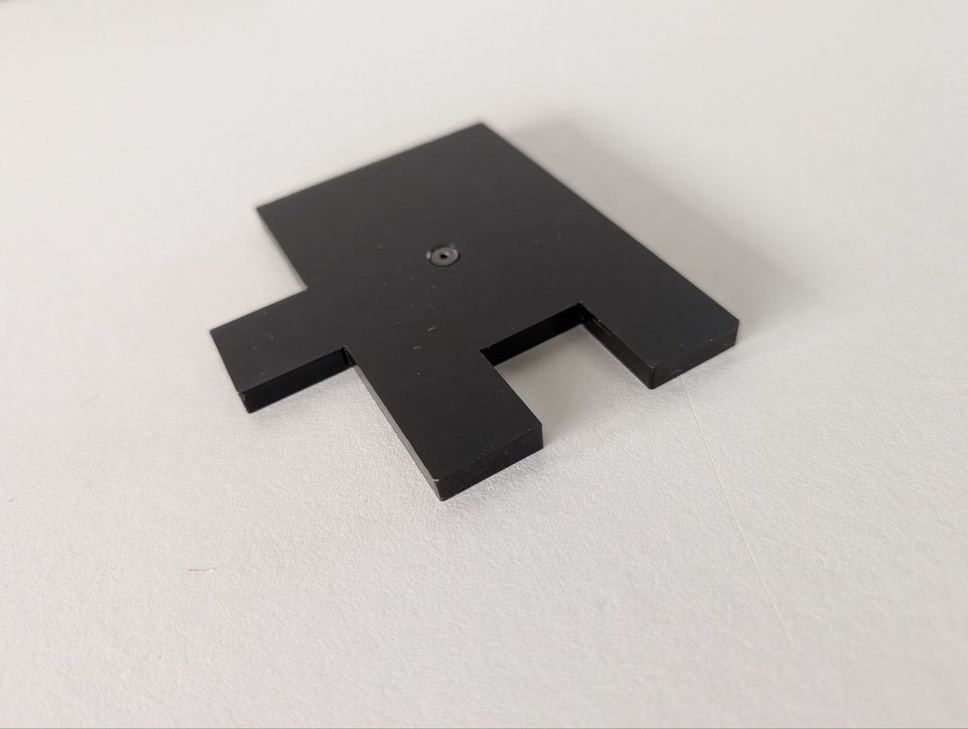
#> input picture Data/5776130955109141471.jpg, 968 x 729 px, shrunk from 1280 x 964 before the run
$ python -i ShapeAnalyzer.py   (imports and definitions only)
#> lines starting #> are read from the running program, lines starting #| are printed output that depends on the picture; after the words box and inside, x2 and y2 are one past the last pixel; in counts of white or black regions, pixels touching at a corner belong together
from __future__ import annotations
import cv2 as cv
import numpy as np
from pathlib import Path
from typing import List, Tuple, Dict, Optional

class ShapeAnalyzer:
    """
    Analyze shapes in an image using OpenCV.

    - load()                 → loads image and grayscale
    - detect_edges()         → Canny edges
    - find_contours()        → find contours from edges
    - top_n_contours(n)      → keep n largest contours
    - annotate()             → draw contours + boxes + labels
    - metrics()              → area, perimeter, bbox for each contour
    - similarity_matrix()    → pairwise shape similarity
    - show()/save()          → visualize/save annotated result
    """

    def __init__(
        self,
        image_path: str | Path,
        canny_low: int = 50,
        canny_high: int = 150,
        retrieval_mode: int = cv.RETR_EXTERNAL,
        approx_mode: int = cv.CHAIN_APPROX_SIMPLE,
    ):
        self.image_path = Path(image_path)
        self.canny_low = canny_low
        self.canny_high = canny_high
        self.retrieval_mode = retrieval_mode
        self.approx_mode = approx_mode

        self.src: Optional[np.ndarray] = None
        self.src_gray: Optional[np.ndarray] = None
        self.edges: Optional[np.ndarray] = None
        self.contours: List[np.ndarray] = []
        self.hierarchy: Optional[np.ndarray] = None
        self.output: Optional[np.ndarray] = None

    # ---- Pipeline steps -----------------------------------------------------

    def load(self) -> "ShapeAnalyzer":
        """Load image and convert to grayscale."""
        self.src = cv.imread(str(self.image_path))
#> self.src is the input picture: shape (729, 968, 3); mean B, G, R 187.9, 191.2, 195
        if self.src is None:
            raise FileNotFoundError(f"Could not read image: {self.image_path}")
        self.src_gray = cv.cvtColor(self.src, cv.COLOR_BGR2GRAY)
        self.output = self.src.copy()
        return self

    def detect_edges(self) -> "ShapeAnalyzer":
        """Detect edges using Canny."""
        if self.src_gray is None:
            raise RuntimeError("Call load() before detect_edges().")
        self.edges = cv.Canny(self.src_gray, self.canny_low, self.canny_high)
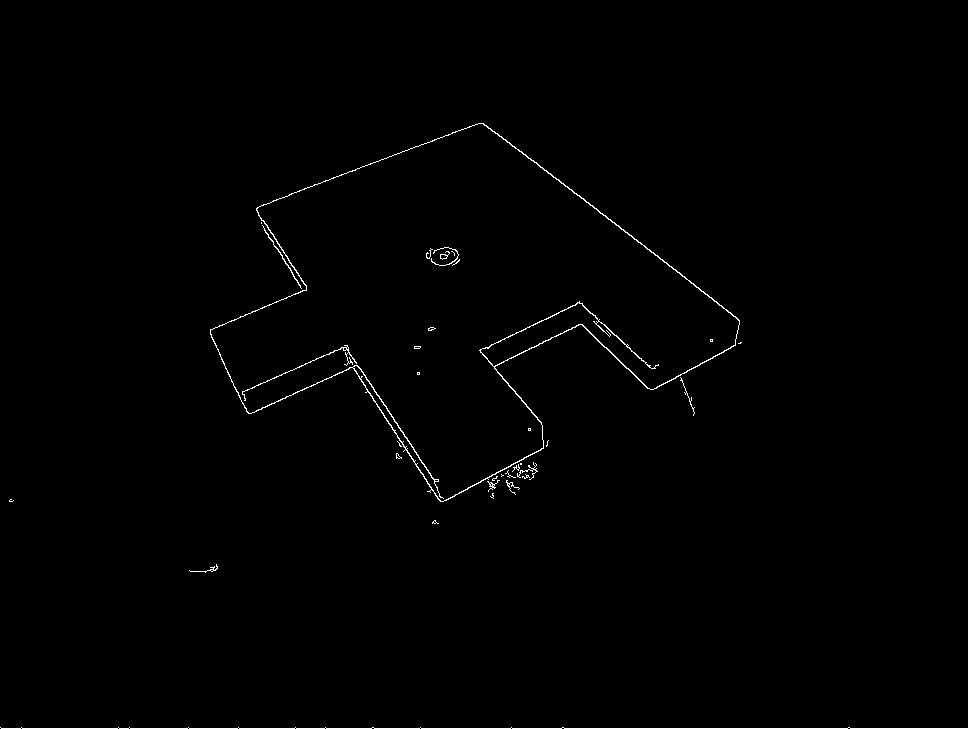
#> self.edges: shape (729, 968); 0.65% white in thin lines or dots, all inside (x1, y1, x2, y2) = (0, 123, 968, 729)
        return self

    def find_contours(self) -> "ShapeAnalyzer":
        """Find contours from edges."""
        if self.edges is None:
            raise RuntimeError("Call detect_edges() before find_contours().")
        contours, hierarchy = cv.findContours(self.edges, self.retrieval_mode, self.approx_mode)
#> contours = 22 contours, 20 with area under 20; largest, box (x1, y1, x2, y2) and area: (210, 123, 740, 502) 99032, (262, 225, 302, 289) 35
        self.contours = contours
#> self.contours has the same summary as contours
        self.hierarchy = hierarchy
#> self.hierarchy = 22 rows, first 6: [1, -1, -1, -1], [2, 0, -1, -1], [3, 1, -1, -1], [4, 2, -1, -1], [5, 3, -1, -1], [6, 4, -1, -1]
        return self

    def top_n_contours(self, n: int = 10) -> "ShapeAnalyzer":
        """Keep only the n largest contours by area."""
#> called with n = 4
        self.contours = sorted(self.contours, key=cv.contourArea, reverse=True)[:n]
#> self.contours = 4 contours, 2 with area under 20; largest, box (x1, y1, x2, y2) and area: (210, 123, 740, 502) 99032, (262, 225, 302, 289) 35
        return self


    # ---- Analysis helpers ---------------------------------------------------

    # [27 lines left out: functions metrics, similarity_matrix, not called in this run]

    # ---- Visualization ------------------------------------------------------

    def annotate(
        self,
        draw_contours: bool = True,
        draw_boxes: bool = True,
        draw_labels: bool = True,
        contour_color: Tuple[int, int, int] = (0, 255, 0),
        box_color: Tuple[int, int, int] = (255, 0, 0),
        thickness: int = 2,
        font_scale: float = 0.5,
        text_color: Tuple[int, int, int] = (255, 255, 255),
    ) -> "ShapeAnalyzer":
        """Draw contours, bounding boxes, and labels on the output image."""
#> called with draw_contours = True, draw_boxes = True, draw_labels = True, contour_color = (0, 255, 0), box_color = (255, 0, 0), thickness = 2, font_scale = 0.5, text_color = (255, 255, 255)
        if self.output is None:
            raise RuntimeError("Call load() first.")
        if draw_contours:
            cv.drawContours(self.output, self.contours, -1, contour_color, thickness)
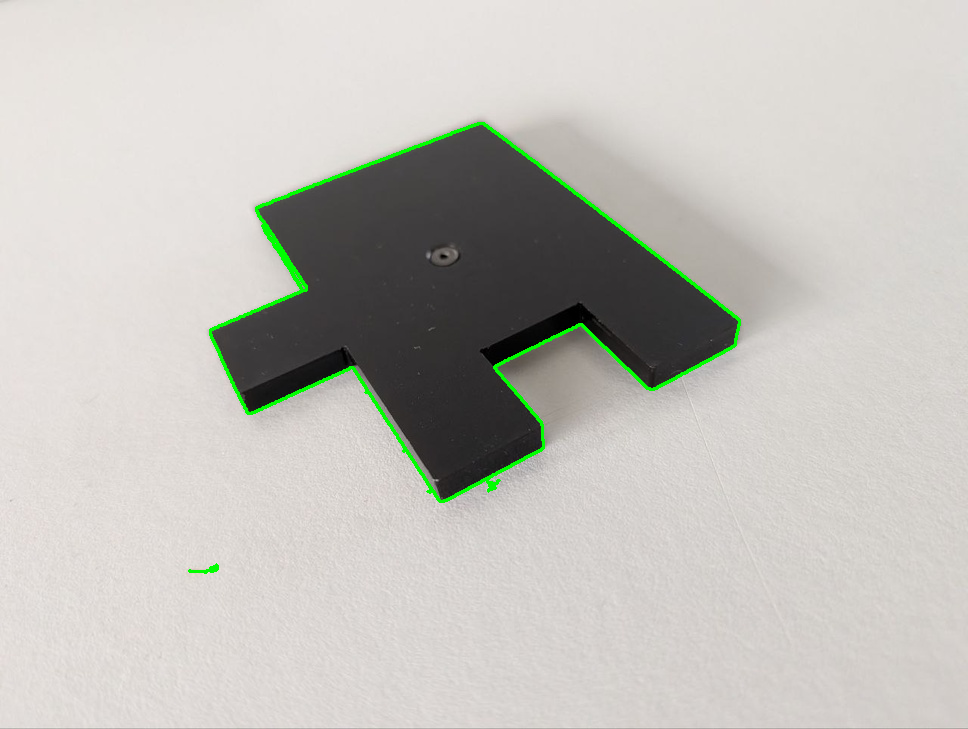
#> self.output: shape (729, 968, 3); 0.92% of pixels changed, all inside (x1, y1, x2, y2) = (188, 122, 741, 574)

        if draw_boxes or draw_labels:
            for i, c in enumerate(self.contours):
                x, y, w, h = cv.boundingRect(c)
                if draw_boxes:
                    cv.rectangle(self.output, (x, y), (x + w, y + h), box_color, thickness)
                if draw_labels:
                    cv.putText(
                        self.output,
                        f"Objekt {i+1}",
                        (x, max(0, y - 10)),
                        cv.FONT_HERSHEY_SIMPLEX,
                        font_scale,
                        text_color,
                        1,
                        cv.LINE_AA
                    )
#> this loop made 4 passes
#> (x, y, w, h) on passes 1 to 4: (210, 123, 530, 379), (262, 225, 40, 64), (487, 480, 13, 12), (189, 564, 29, 9)
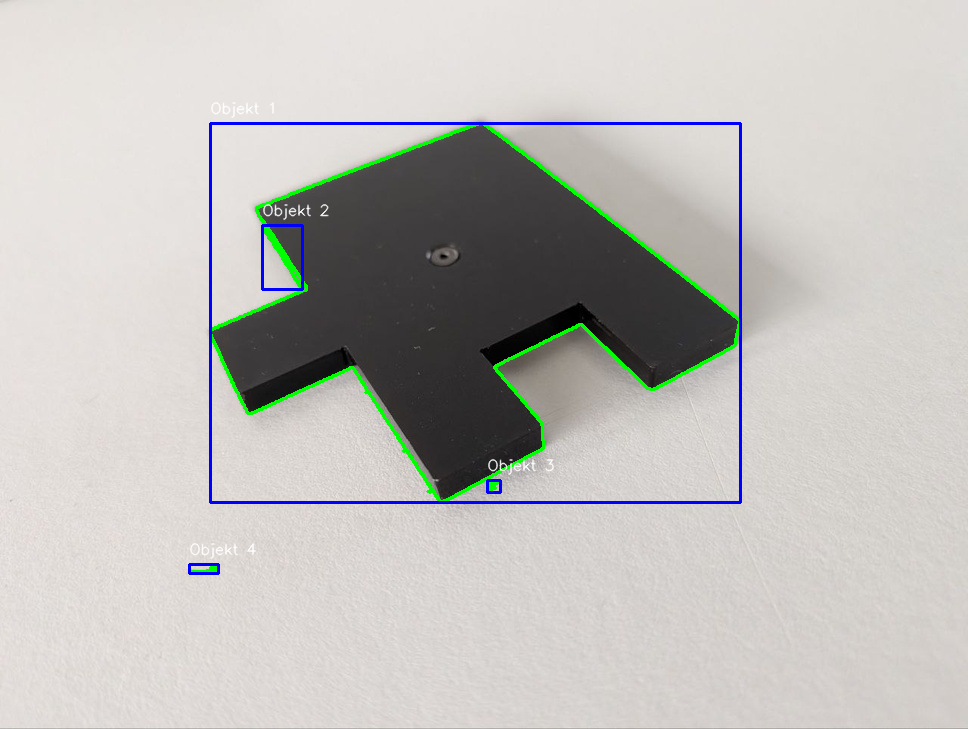
#> self.output: shape (729, 968, 3); 1.15% of pixels changed, all inside (x1, y1, x2, y2) = (188, 102, 742, 575)
        return self

    # [16 lines left out: functions show, save, not called in this run]

    # ---- Convenience one-shot ----------------------------------------------

    def process(self, top_n: int = 4) -> "ShapeAnalyzer":
        """Run the full pipeline with default steps."""
        return (
            self.load()
                .detect_edges()
                .find_contours()
                .top_n_contours(top_n)
                .annotate()
        )

>>> result = ShapeAnalyzer('../../Data/5776130955109141471.jpg').process()

$ run again, on Data/5776130955109141472.jpg
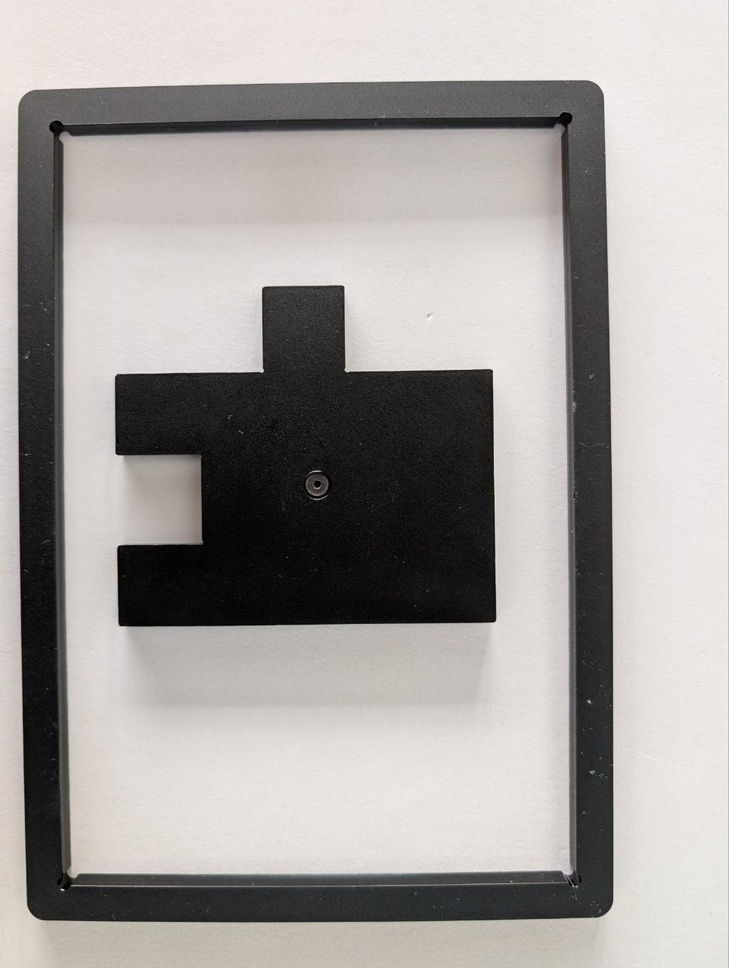
#> input picture Data/5776130955109141472.jpg, 729 x 968 px, shrunk from 964 x 1280 before the run
#> in load, self.src is the input picture: shape (968, 729, 3); mean B, G, R 158.4, 160.9, 164.8
#> in detect_edges, `self.edges = cv.Canny(self.src_gray, self.canny_low, self.canny_high)`:
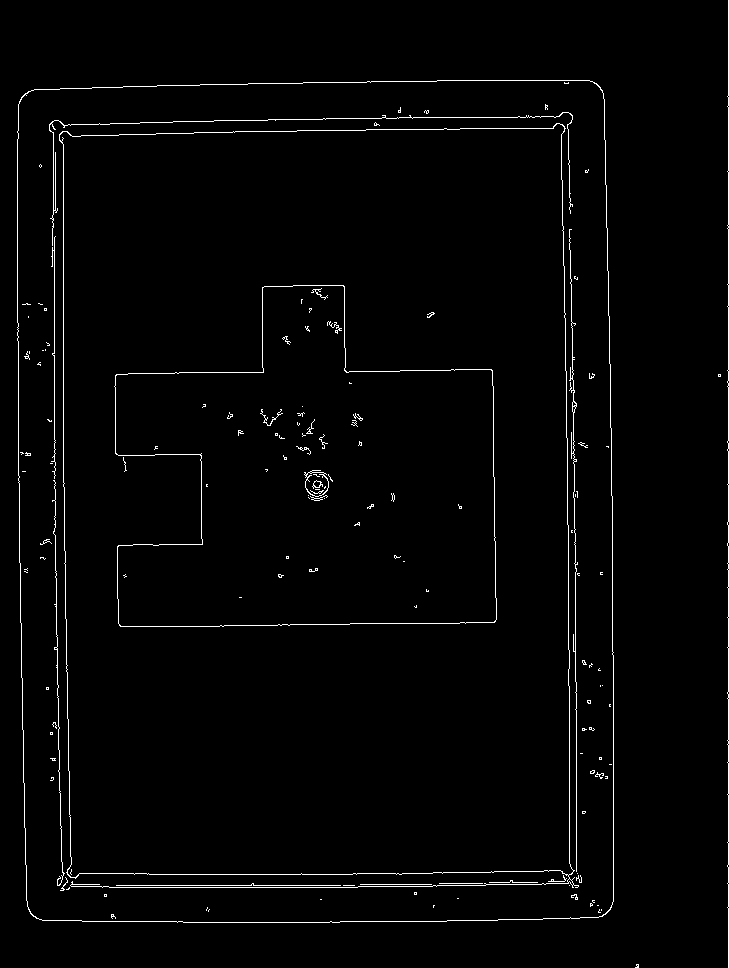
#> self.edges: shape (968, 729); 1.8% white in thin lines or dots
#> contours = 4 contours, 3 with area under 20; largest, box (x1, y1, x2, y2) and area: (17, 80, 614, 923) 493982
#> self.contours has the same summary as contours
#> self.hierarchy = [[1, -1, -1, -1], [2, 0, -1, -1], [3, 1, -1, -1], [-1, 2, -1, -1]]
#> the loop in annotate, `for i, c in enumerate(self.contours):` made 4 passes
#> (x, y, w, h) on passes 1, 2, 4: (17, 80, 597, 843), (635, 964, 4, 4), (727, 0, 2, 968)
#> after the loop in annotate, `for i, c in enumerate(self.contours):`:
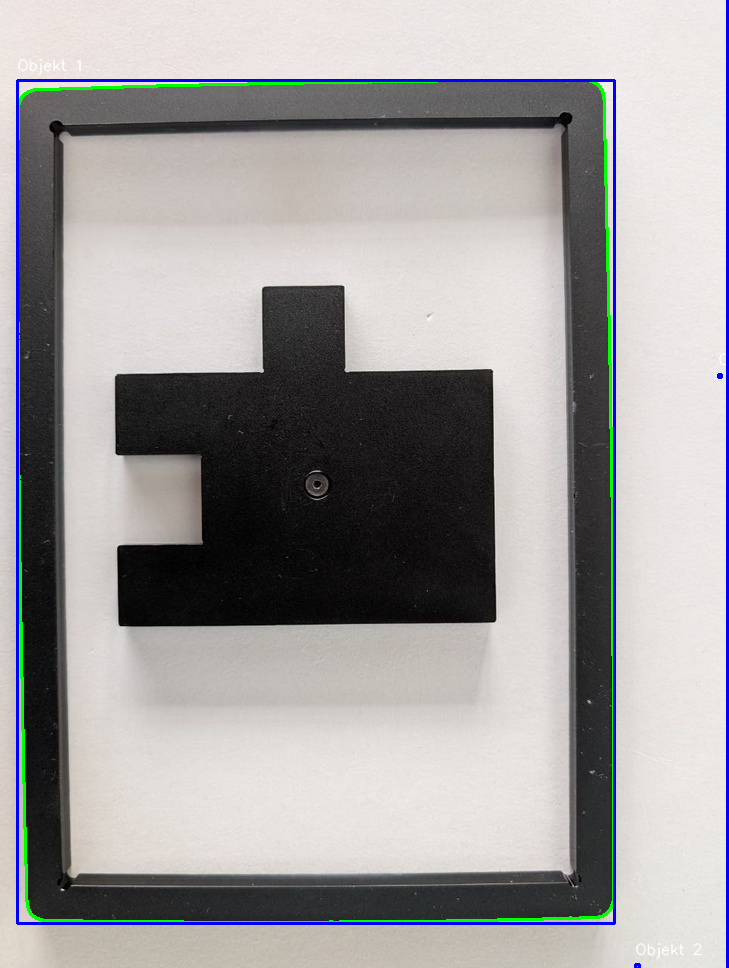
#> self.output: shape (968, 729, 3); mean B, G, R 158.5, 158.8, 160.5
